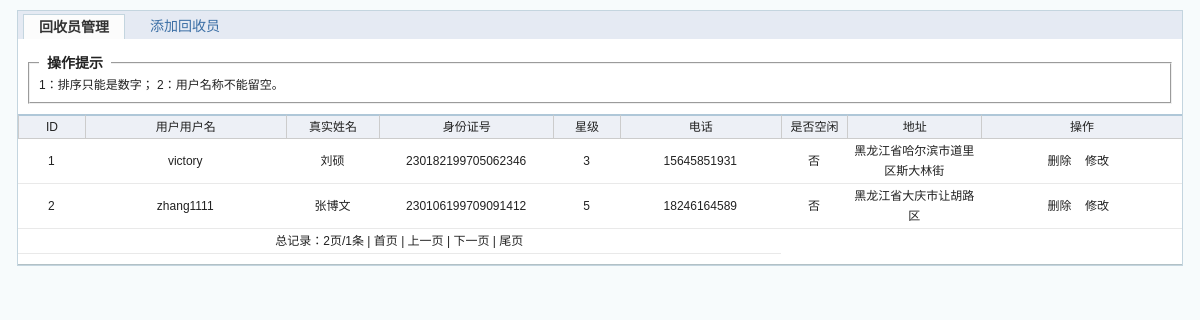
The app's page /jyzfz_admin/hsuser.inc.php with its own data.
### tables this page shows
CREATE TABLE `lo_hsuser` (
  `id` int(10) NOT NULL AUTO_INCREMENT,
  `name` varchar(20) DEFAULT NULL,
  `pwd` varchar(20) DEFAULT NULL,
  `idcard` varchar(20) DEFAULT NULL,
  `star` varchar(5) DEFAULT NULL,
  `tel` varchar(20) DEFAULT NULL,
  `isfree` varchar(20) DEFAULT NULL,
  `username` varchar(20) DEFAULT NULL,
  `lng` varchar(20) DEFAULT NULL,
  `lat` varchar(20) DEFAULT NULL,
  `addname` varchar(100) DEFAULT NULL,
  `run` varchar(10) DEFAULT NULL,
  PRIMARY KEY (`id`)
);

### includes/MyDb.php (called while the page is built, shortened)
<?php
class MyDb
{
    public function __construct($dbname,$host="qdm190234501.my3w.com",$user="qdm190234501",$pwd="zfz666666",$charset="SET NAMES UTF8")
    {
        $this->dbname = $dbname;
        $this->host = $host;
        $this->user = $user;
        $this->pwd = $pwd;
        $this->charset = $charset;
    }
    public function query($sql)
    {
        return @mysql_query($sql);
    }
    public function fetch($res)
    {
        return @mysql_fetch_array($res);
    }
    public function get_all($tablename,$where="",$column="*",$order="",$limit="",$join="",$group="")
    {
       $res =  $this->select_num($tablename,$where,$column,$order,$join,$limit,$group);
       $arr = array();
        while($row = $this->fetch($res)){
            $arr[] = $row;
        }
        return $arr;
    }
    private  function getTableName($tableName,$tablePrifx="lo_")
    {
        return $tablePrifx.$tableName;
    }
    public function select_num($tablename,$where="",$column="*",$order=null,$join=null,$limit=null,$group=null)
    {
        $tablename = self::getTableName($tablename);
        $sql = "select {$column}  from {$tablename}";
        if($order){
            $sql.=" order by {$order}";
        }
        if($limit){
            $sql.=" limit {$limit}";
        }
        return $this->query($sql);
    }
}

### includes/init.php (called while the page is built, shortened)
<?php
include(ROOT."includes/MyDb.php");
$Db = new MyDb("qdm190234501_db");

### jyzfz_admin/hsuser.inc.php (the view, shortened to what this page needs)
<?php
include( "../includes/init.php" );
include( '../includes/page.php' );
?>
<!DOCTYPE html PUBLIC "-//W3C//DTD XHTML 1.0 Transitional//EN" "http://www.w3.org/TR/xhtml1/DTD/xhtml1-transitional.dtd">
<html xmlns="http://www.w3.org/1999/xhtml">
<head>
	<link rel="stylesheet" type="text/css" href="css/style.css"/>
</head>
<body>
	<div id="wrap">
		<div class="tab">
			<ul>
				<li><a href="javascript:void(0);" class="on">回收员管理</a>
				</li>
				<li><a href="hsuser.add.php">添加回收员</a>
				</li>
			</ul>
		</div>
		<div class="main">
			<fieldset>
				<legend>操作提示</legend>
				1：排序只能是数字； 2：用户名称不能留空。<span id="er"></span>
			</fieldset>
			<table cellspacing="0" class="datalist" id="list" width="98%">
				<tr>
					<th width="5%">ID</th>
					<th width="15%"> 用户用户名 </th>
					<th width="7%">真实姓名 </th>
					<th width="13%">身份证号</th>
					<th width="5%">星级</th>
					<th width="12%">电话</th>
					<th width="5%">是否空闲</th>
					<th width="10%">地址</th>
					<th width="15%">操作</th>
				</tr>
				<?php
				$arr = $Db->get_all( "hsuser", "", "*", "id desc", $limit_first );
				$num = 0;
				foreach ( $arr as $row ) {
					$num++;
					?>
				<tr onMouseOver="this.style.backgroundColor='#79D3FF'" onMouseOut="this.style.backgroundColor='#fff'">
					<td align="center">
						<?php echo $num?>
					</td>
					<td align="center">
						<?php echo $row['username']?>
					</td>
					<td align="center">
						<?php echo $row['name']?>
					</td>
					<td align="center">
						<?php echo $row['idcard']?>
					</td>
					<td align="center">
						<?php echo $row['star']?>
					</td>
					<td align="center">
						<?php echo $row['tel']?>
					</td>
					<td align="center">
						<?php echo $row['isfree']?>
					</td>
					<td align="center">
						<?php echo $row['addname']?>
					</td>
					<td align="center">
						<a onclick="return confirm('确定删除?')" href="hsuser_check.php?id=<?php echo $row['id']?>&amp;action=del&amp;username=<?php echo $row['username']?>">删除</a> &nbsp;&nbsp;
						<a href="hsuser.edit.php?id=<?php echo $row['id']?>" title="修改密码" class="thickbox">修改</a> &nbsp;</td>
				</tr>
				<?php
				}
				?>
				<tr>
					<td colspan="6" align="center">
						<?php echo $pagenav?>
					</td>
				</tr>
			</table>
		</div>
	</div>
</body>
</html>

### jyzfz_admin/css/style.css (style rules this page uses)
body { text-align:center;margin:0 auto;background:rgb(247,251,252);font-family:"宋体",Arial, Helvetica, sans-serif }
body,table,td,th,ul,li { font-size:12px;line-height:150%; color:#222222 }
body { background:rgb(247,251,252); }
a { color:#3A6EA5;text-decoration:none; }
ul, li , dl, dt, dd, form { margin:0;padding:0;list-style:none; }
fieldset { margin:10px;position:relative }
legend { font-weight:bold;font-size:14px;padding:0 8px; }
#wrap { margin:10px auto; margin-bottom:0px; border:1px #C4D5DF solid;background:#FFF; width:97%; }
.tab { width:100%;height:28px;overflow:hidden;background:#e5eaf3 }
.tab ul { width:100%;height:28px;overflow:hidden;background:url(../../jyzfz_admin/images/tab_bg.gif) bottom repeat-x; }
.tab ul li { float:left;margin:3px 5px;font-size:14px }
.tab ul li a { display:block;width:100px;height:24px;line-height:24px; }
.tab ul li a.on { background:#fcfcfc;color:#333;font-weight:bold;border:1px solid #C4D5DF;border-bottom:none;border-bottom:none;position:relative;z-index:10;bottom:0px; }
.main { border-bottom:1px #B2C1C6 solid; overflow:hidden;padding:5px 0;text-align:left; bottom:0px }
.datalist { width:100%; margin:5px 0px; overflow:hidden }
.datalist th { border-top:2px solid #afc7d8;background:#edf0f6;font-weight:normal;border-bottom:1px solid #ccc;border-left:1px solid #ccc;text-align:center;padding:2px; }
.datalist td { font-size:12px;padding:2px 5px;border-bottom:1px solid #e9e9e9; line-height:20px }
.datalist td a { color:#222222 }

### records on screen
lo_hsuser: username "victory", name "刘硕", idcard "230182199705062346", star "3", tel "15645851931", isfree "否", addname "黑龙江省哈尔滨市道里区斯大林街"
lo_hsuser: username "zhang1111", name "张博文", idcard "230106199709091412", star "5", tel "18246164589", isfree "否", addname "黑龙江省大庆市让胡路区"

### other values on screen
$pagenav "总记录：2页/1条 |"
